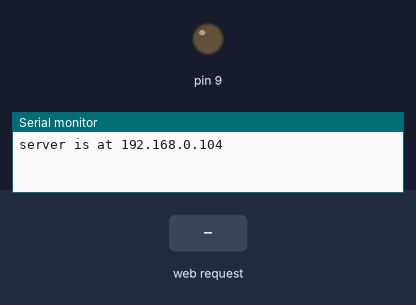
Recording of a sketch running on a simulated Arduino Leonardo, built for the host (arithmetic inside an expression is 32-bit, double 64-bit). Parts: output pins drawn as LEDs (lit = HIGH), the last lines printed to the serial monitor. The test bench sets the inputs (shaded band). WiFi joins after 1.5 s; servers stay silent unless stated.

Above: at 1.2 s.
1.3 s: HTTP request GET /?status=1 received
At 2.5 s:
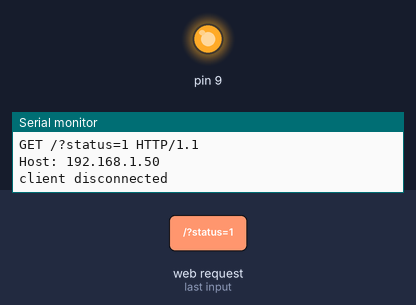
2.8 s: HTTP request GET /?status=0 received
At 3.8 s:
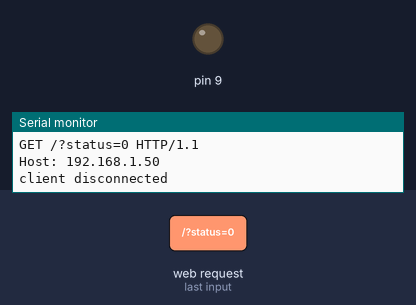
Timing chart, 0 to 5.8 s (numbered marks = the images above; inputs shaded):
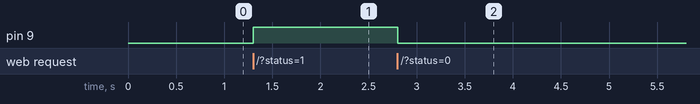

Measured:
- after the input at 1.3 s, pin 9: LOW → HIGH at once
- after the input at 2.8 s, pin 9: HIGH → LOW at once

The sketch:

WebButton.ino
```cpp
/*
  Web Server

 A simple web server that shows the value of the analog input pins.
 using an Arduino Wiznet Ethernet shield.

 Circuit:
 * Ethernet shield attached to pins 10, 11, 12, 13
 * Analog inputs attached to pins A0 through A5 (optional)

 created 18 Dec 2009
 by David A. Mellis
 modified 9 Apr 2012
 by Tom Igoe

 Modified from http://www.instructables.com/id/Arduino-WebServer-controlled-LED/

 */

#include <SPI.h>
#include <Ethernet.h>

// Enter a MAC address and IP address for your controller below.
// The IP address will be dependent on your local network:
byte mac[] = { 0xDE, 0xAD, 0xBE, 0xEF, 0xFE, 0xED };
IPAddress ip(192, 168, 0, 104); // 192.168.0.177
String buffer = "";

// Initialize the Ethernet server library
// with the IP address and port you want to use
// (port 80 is default for HTTP):
EthernetServer server(8080);

void setup() {
  pinMode(9, OUTPUT);
  // Open serial communications and wait for port to open:
  Serial.begin(9600);
  while (!Serial) {
    ; // wait for serial port to connect. Needed for Leonardo only
  }


  // start the Ethernet connection and the server:
  Ethernet.begin(mac, ip);
  server.begin();
  Serial.print("server is at ");
  Serial.println(Ethernet.localIP());
}


void loop() {
  // listen for incoming clients
  EthernetClient client = server.available();
  if (client) {
    Serial.println("new client");
    // an http request ends with a blank line
    boolean currentLineIsBlank = true;
    while (client.connected()) {
      if (client.available()) {
        char c = client.read();
        buffer += c;
        Serial.write(c);
        // if you've gotten to the end of the line (received a newline
        // character) and the line is blank, the http request has ended,
        // so you can send a reply
        if (c == '\n' && currentLineIsBlank) {
          // send a standard http response header
          client.println("HTTP/1.1 200 OK");
          client.println("Content-Type: text/html");
          client.println();
          client.println("<!DOCTYPE HTML>");
          client.println("<html>");
          // output the value of each analog input pin
          if( digitalRead(9)) {
            client.println("LED ON");
          } else {
            client.println("LED OFF");
          }
          client.println("<br/>");
          client.println("<form action='http://192.168.0.104:8080'>");
          client.println("<br/>");
          client.println("<input type='radio' name='status' value='1' />ON");
          client.println("<br/>");
          client.println("<input type='radio' name='status' value='0' />OFF");
          client.println("<br/>");
          client.println("<input type='submit' value='SUBMIT' />");
          client.println("</form>");
          client.println("</html>");
          break;
        }
        if (c == '\n') {
          // you're starting a new line
          currentLineIsBlank = true;
          buffer = "";
        }
        else if (c != '\r') {
          // you've gotten a character on the current line
          currentLineIsBlank = false;
          if(buffer.indexOf("GET /?status=1") >= 0) {
            digitalWrite(9, HIGH);
          } else if(buffer.indexOf("GET /?status=0") >= 0) {
            digitalWrite(9, LOW);
          }
        }
      }
    }
    // give the web browser time to receive the data
    delay(1);
    // close the connection:
    client.stop();
    Serial.println("client disconnected");
  }
}
```
